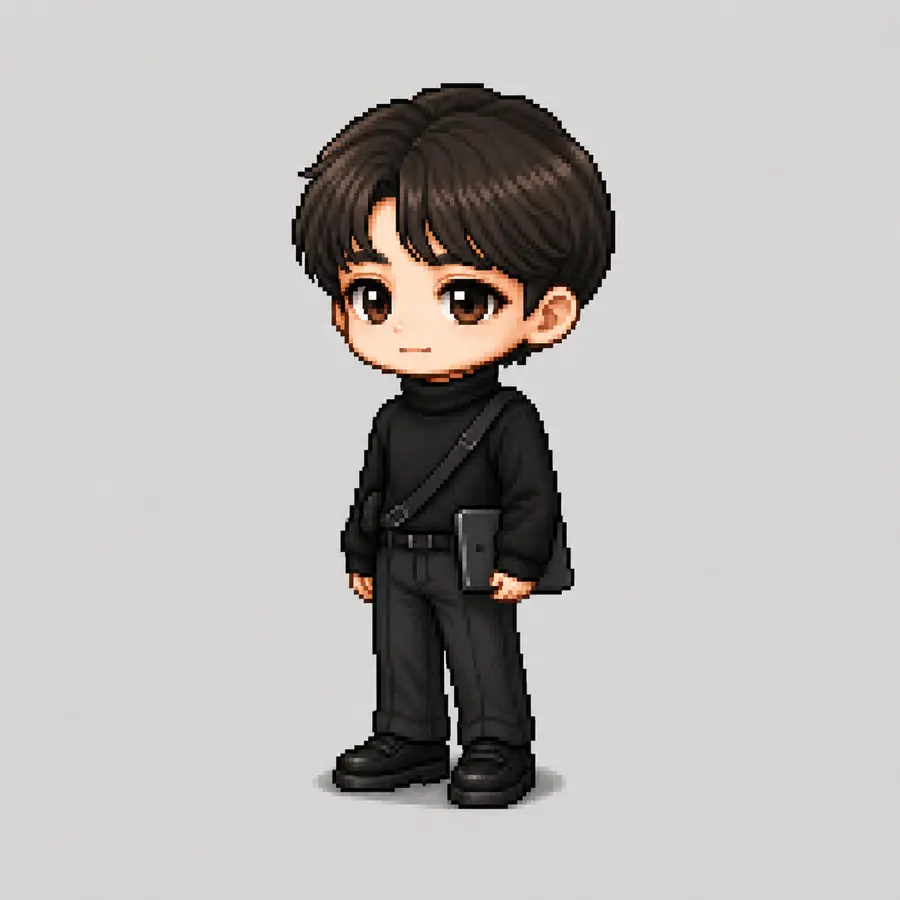
#> input picture assets/characters/dark.webp, 900 x 900 px; its folder holds 4 pictures in this run
$ python extract-character-background.py
#> lines starting #> are read from the running program, lines starting #| are printed output that depends on the picture
from collections import deque
from pathlib import Path
from statistics import median

from PIL import Image


ROOT = Path(__file__).resolve().parents[1]
CHARACTER_DIR = ROOT / "assets" / "characters"
NAMES = ("dark", "field", "hood", "neutral")


def distance(pixel, background):
    return sum((channel - base) ** 2 for channel, base in zip(pixel, background)) ** 0.5


def background_like(pixel, background):
    grayscale = max(pixel) - min(pixel) <= 8 and max(pixel) >= 70
    return distance(pixel, background) <= 26 or grayscale


def background_color(image):
    pixels = []
    width, height = image.size
    for x, y in ((0, 0), (width - 1, 0), (0, height - 1), (width - 1, height - 1)):
        for dx in range(12):
            for dy in range(12):
                pixels.append(image.getpixel((min(x + dx, width - 1), min(y + dy, height - 1))))
    return tuple(int(median(channel)) for channel in zip(*pixels))


def cutout(source, destination):
    image = Image.open(source).convert("RGB")
#> image is the input picture: PIL image 900x900 RGB; mean R, G, B 187.9, 183.9, 183.1
    width, height = image.size
#> width = 900; height = 900
    pixels = image.load()
    background = background_color(image)
#> after the loop in background_color, `for x, y in ((0, 0), (width - 1, 0), (0, height - 1), (width - 1, heig..`: pixels = 576 items, first 6: (215, 215, 215), (215, 215, 215), (215, 215, 215), (215, 215, 215), (215, 215, 215), (215, 215, 215)
#> background = (215, 212, 213)
    visited = bytearray(width * height)
    queue = deque()

    def enqueue(x, y):
        index = y * width + x
        if not visited[index] and background_like(pixels[x, y], background):
            visited[index] = 1
            queue.append((x, y))

    for x in range(width):
        enqueue(x, 0)
        enqueue(x, height - 1)
    for y in range(height):
        enqueue(0, y)
        enqueue(width - 1, y)

    while queue:
        x, y = queue.popleft()
        for nx, ny in ((x - 1, y), (x + 1, y), (x, y - 1), (x, y + 1)):
            if 0 <= nx < width and 0 <= ny < height:
                enqueue(nx, ny)

    result = image.convert("RGBA")
    output = result.load()
    for y in range(height):
        for x in range(width):
            index = y * width + x
            if visited[index]:
                output[x, y] = (*output[x, y][:3], 0)
                continue
            if distance(pixels[x, y], background) < 54:
                touches_background = any(
                    0 <= nx < width
                    and 0 <= ny < height
                    and visited[ny * width + nx]
                    for nx, ny in ((x - 1, y), (x + 1, y), (x, y - 1), (x, y + 1))
                )
                if touches_background:
                    alpha = max(0, min(255, int((distance(pixels[x, y], background) - 26) * 255 / 28)))
                    output[x, y] = (*output[x, y][:3], alpha)

    destination.parent.mkdir(parents=True, exist_ok=True)
    result.save(destination, "WEBP", lossless=True, method=6)
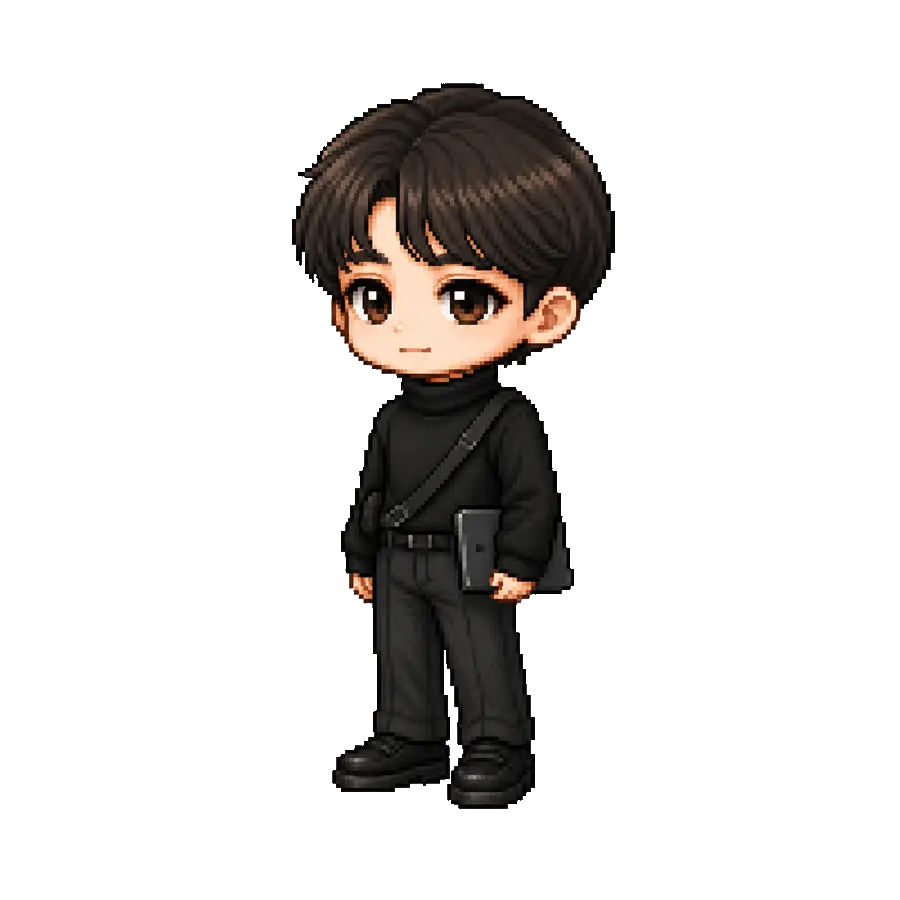
#> saved as dark-transparent.webp: PIL image 900x900 RGBA; mean R, G, B, A 187.9, 183.9, 183.1, 46.1; transparent parts drawn white
    return background


for name in NAMES:
    source = CHARACTER_DIR / f"{name}.webp"
    destination = CHARACTER_DIR / f"{name}-transparent.webp"
    color = cutout(source, destination)
#> color = (215, 212, 213)
    print(f"{name}: background={color} -> {destination.name}")
#| dark: background=(215, 212, 213) -> dark-transparent.webp
#> pass 2 of the loop `for name in NAMES:`:
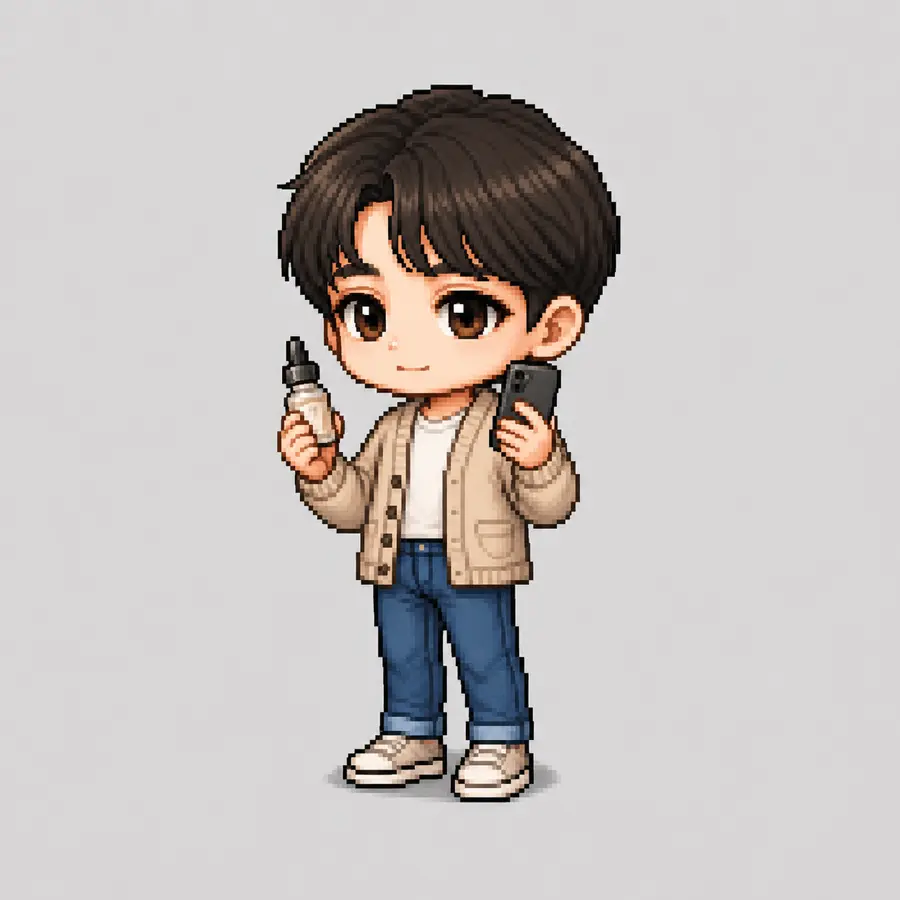
#> input picture assets/characters/field.webp, 900 x 900 px
#> in cutout, image is the input picture: PIL image 900x900 RGB; mean R, G, B 197.4, 192.1, 190.4
#> background = (216, 214, 214)
#> in cutout (call 2), `result.save(destination, "WEBP", lossless=True, method=6)`:
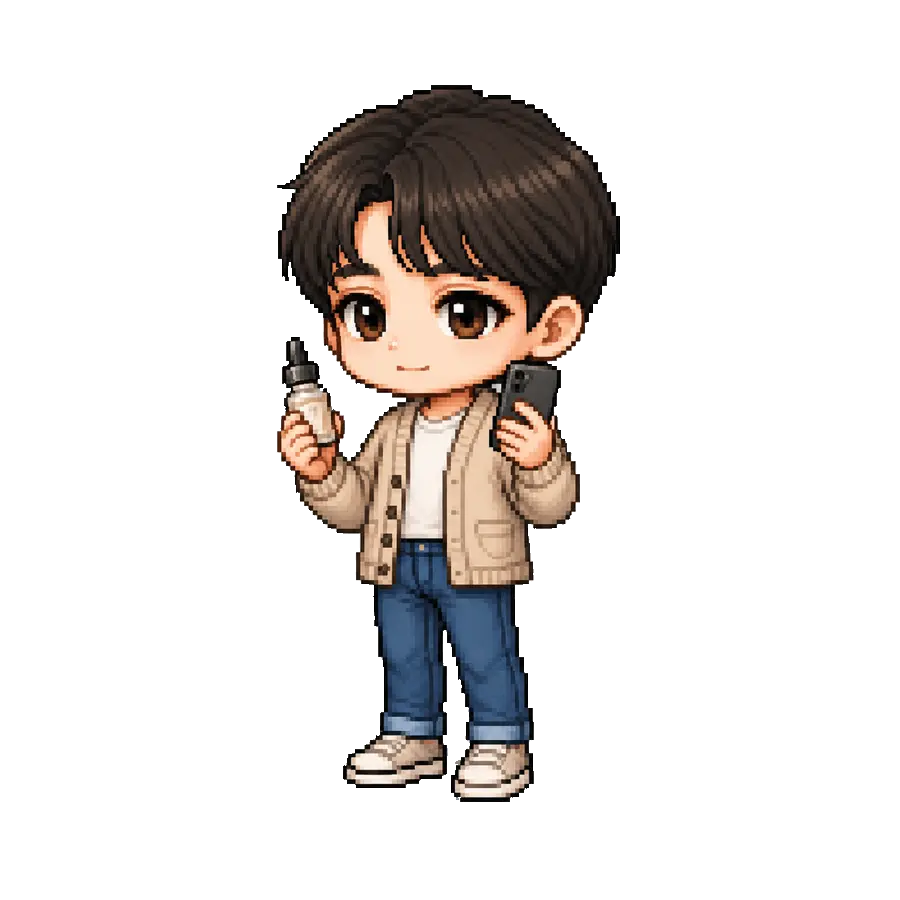
#> saved as field-transparent.webp: PIL image 900x900 RGBA; mean R, G, B, A 197.4, 192.1, 190.4, 49.7; transparent parts drawn white
#| field: background=(216, 214, 214) -> field-transparent.webp
#> (the run stopped early here; a loop or call above may not have finished)
